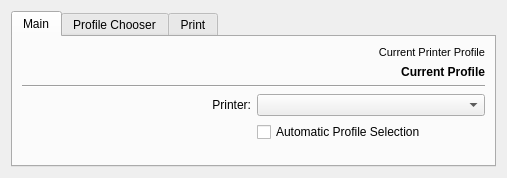
<?xml version="1.0" encoding="UTF-8"?>
<ui version="4.0">
 <class>WdgPrintColorSettings</class>
 <widget class="QWidget" name="WdgPrintColorSettings">
  <property name="geometry">
   <rect>
    <x>0</x>
    <y>0</y>
    <width>507</width>
    <height>178</height>
   </rect>
  </property>
  <property name="windowTitle">
   <string>Form</string>
  </property>
  <layout class="QGridLayout" name="gridLayout">
   <item row="4" column="0">
    <widget class="QTabWidget" name="mainTabWidget">
     <property name="enabled">
      <bool>true</bool>
     </property>
     <property name="currentIndex">
      <number>0</number>
     </property>
     <widget class="QWidget" name="mainSettingsTab">
      <attribute name="title">
       <string>Main</string>
      </attribute>
      <layout class="QVBoxLayout" name="verticalLayout_4">
       <item>
        <layout class="QVBoxLayout" name="verticalLayout_2">
         <item>
          <widget class="QLabel" name="currentPrinterHeadingLabel">
           <property name="font">
            <font>
             <pointsize>8</pointsize>
             <underline>false</underline>
            </font>
           </property>
           <property name="text">
            <string>Current Printer Profile</string>
           </property>
           <property name="alignment">
            <set>Qt::AlignRight|Qt::AlignTrailing|Qt::AlignVCenter</set>
           </property>
          </widget>
         </item>
         <item>
          <widget class="QLabel" name="activeProfileLabel">
           <property name="font">
            <font>
             <weight>75</weight>
             <bold>true</bold>
            </font>
           </property>
           <property name="text">
            <string>Current Profile</string>
           </property>
           <property name="alignment">
            <set>Qt::AlignRight|Qt::AlignTrailing|Qt::AlignVCenter</set>
           </property>
           <property name="wordWrap">
            <bool>true</bool>
           </property>
          </widget>
         </item>
        </layout>
       </item>
       <item>
        <widget class="Line" name="line">
         <property name="orientation">
          <enum>Qt::Horizontal</enum>
         </property>
        </widget>
       </item>
       <item>
        <layout class="QGridLayout" name="gridLayout_2">
         <item row="1" column="1">
          <layout class="QVBoxLayout" name="verticalLayout">
           <item>
            <widget class="QCheckBox" name="autoProfileCheckBox">
             <property name="text">
              <string>Automatic Profile Selection</string>
             </property>
            </widget>
           </item>
          </layout>
         </item>
         <item row="0" column="0">
          <widget class="QLabel" name="label_3">
           <property name="text">
            <string>Printer:</string>
           </property>
           <property name="alignment">
            <set>Qt::AlignRight|Qt::AlignTrailing|Qt::AlignVCenter</set>
           </property>
          </widget>
         </item>
         <item row="0" column="1">
          <widget class="QComboBox" name="printerListComboBox"/>
         </item>
        </layout>
       </item>
       <item>
        <spacer name="verticalSpacer">
         <property name="orientation">
          <enum>Qt::Vertical</enum>
         </property>
         <property name="sizeHint" stdset="0">
          <size>
           <width>20</width>
           <height>40</height>
          </size>
         </property>
        </spacer>
       </item>
      </layout>
     </widget>
     <widget class="QWidget" name="profileChooserTab">
      <property name="enabled">
       <bool>true</bool>
      </property>
      <attribute name="title">
       <string>Profile Chooser</string>
      </attribute>
      <layout class="QVBoxLayout" name="verticalLayout_3">
       <item>
        <widget class="QLabel" name="autoProfileWarningLabel">
         <property name="text">
          <string>-Automatic Selection Enabled-</string>
         </property>
         <property name="alignment">
          <set>Qt::AlignCenter</set>
         </property>
        </widget>
       </item>
       <item>
        <widget class="QWidget" name="profileSelectorWidget" native="true">
         <property name="sizePolicy">
          <sizepolicy hsizetype="Preferred" vsizetype="Expanding">
           <horstretch>0</horstretch>
           <verstretch>0</verstretch>
          </sizepolicy>
         </property>
        </widget>
       </item>
      </layout>
     </widget>
     <widget class="QWidget" name="printSettingsTab">
      <property name="enabled">
       <bool>true</bool>
      </property>
      <attribute name="title">
       <string>Print</string>
      </attribute>
      <layout class="QHBoxLayout" name="horizontalLayout_2">
       <item>
        <widget class="QGroupBox" name="imagePreviewBox">
         <property name="title">
          <string>Image Preview</string>
         </property>
         <layout class="QVBoxLayout" name="verticalLayout_6">
          <item>
           <widget class="QLabel" name="previewLabel">
            <property name="frameShadow">
             <enum>QFrame::Raised</enum>
            </property>
            <property name="lineWidth">
             <number>4</number>
            </property>
            <property name="midLineWidth">
             <number>2</number>
            </property>
            <property name="text">
             <string>image</string>
            </property>
           </widget>
          </item>
         </layout>
        </widget>
       </item>
       <item>
        <layout class="QVBoxLayout" name="printTabVerticalLayout">
         <item>
          <widget class="QPushButton" name="printButton">
           <property name="text">
            <string>&quot;Print&quot;</string>
           </property>
          </widget>
         </item>
         <item>
          <widget class="QPushButton" name="refreshButton">
           <property name="text">
            <string>Refresh Preview</string>
           </property>
          </widget>
         </item>
        </layout>
       </item>
      </layout>
     </widget>
    </widget>
   </item>
  </layout>
 </widget>
 <resources/>
 <connections/>
</ui>
